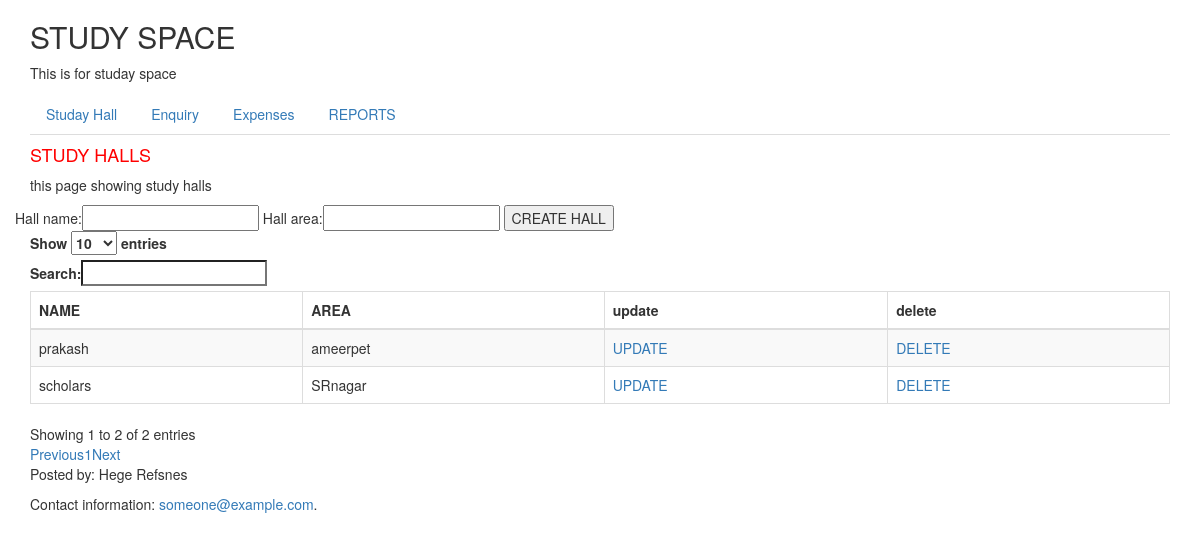
Page /studyhalls/ on the earlier database version.
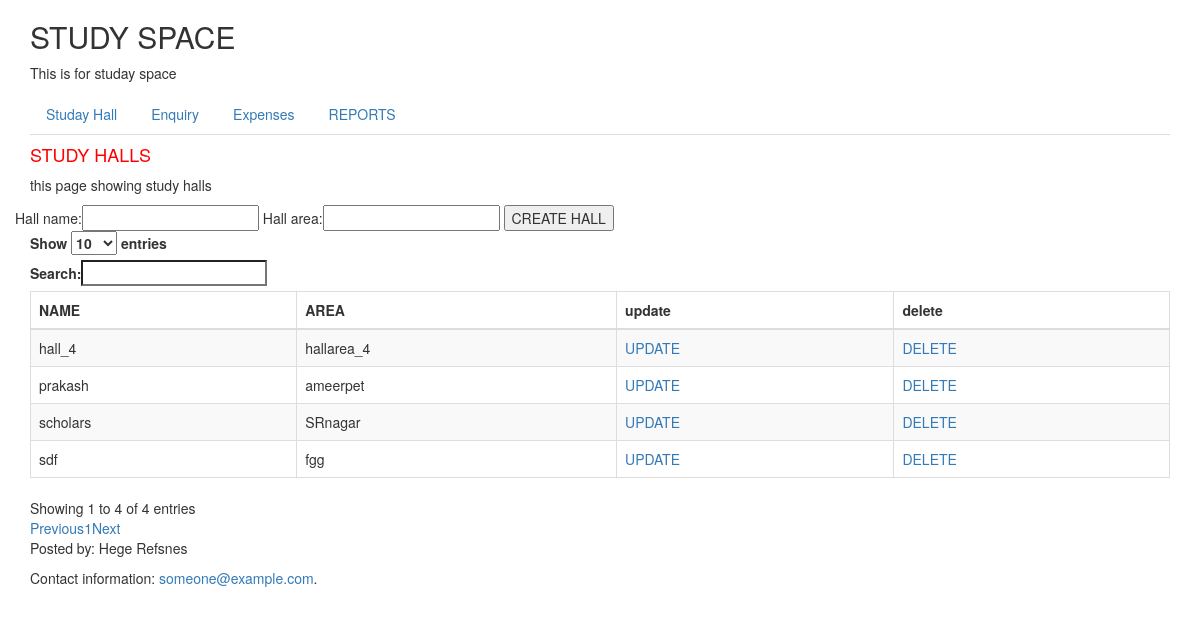
Same page on the later database version.
### app1/models.py (models this page shows)
class NameModel(models.Model):
	name = models.CharField(max_length=250, unique=True)
	class Meta:
		abstract=True

class StudyHall(NameModel):
	area = models.TextField(max_length=250)
	def __str__(self):
		return "%s|%s"%(self.name, self.area)

### app1/views.py (the view)
# urls.py: url(r'^studyhalls/', view_syudyhalls),
def view_syudyhalls(request):
	if request.method=="POST":
		data = request.POST
		hall = StudyHall(name=data.get("hall_name"),
				area=data.get("hall_area"))
		hall.save()
	studyhalls = StudyHall.objects.all()
	return render(request,"app1/studyhall.html",{"halls":studyhalls})

### app1/templates/app1/studyhall.html (shortened to what this page needs)
{% extends "app1/base.html"%}
{% block pageheader %}
STUDY HALLS
{% endblock %}
{% block content%}
      <p>this page showing study halls</p>
      <div class="row">
        <form method="post" >
          Hall name:<input type="text" name="hall_name">
          Hall area:<input type="text" name="hall_area">
          <input type="submit" name="studyhall" value="CREATE HALL">
        </form>
      </div>
      <div class="table-responsive">
        <table id="studyhall" class="table table-striped table-bordered" style="width:100%">
          <thead>
            <tr><th>NAME</th><th>AREA</th><th>update</th><th>delete</th></tr>
          </thead>
          <tbody>
              {% for hall in halls%}
              <tr>
                <td>{{ hall.name }}</td>
                <td>{{ hall.area }}</td>
                <td><a href="/hall_update/{{hall.id}}/">UPDATE</a></td>
                <td><a href="/hall_delete/{{hall.id}}/">DELETE</a></td>
              </tr>
              {% endfor %}
          </tbody>
      </table>
{% endblock %}

### app1/templates/app1/base.html (shortened to what this page needs)
<!DOCTYPE html>
<html lang="en">
<head>
  <link rel="stylesheet" href="https://maxcdn.bootstrapcdn.com/bootstrap/3.3.7/css/bootstrap.min.css">
  <link rel="stylesheet" type="text/css" href="https://maxcdn.bootstrapcdn.com/bootstrap/3.3.7/css/bootstrap.min.css">
  <link rel="stylesheet" type="text/css" href="https://cdn.datatables.net/1.10.19/css/dataTables.bootstrap.min.css">
</head>
<body>
<div class="container">
  <h2>STUDY SPACE</h2>
  <p>This is for studay space</p>
  {% block menu %}
  <ul class="nav nav-tabs">
    <li><a href="/studyhalls/">Studay Hall</a></li>
    <li><a href="#menu2">Enquiry</a></li>
    <li><a >Expenses</a></li>
    <li><a href="/reports/">REPORTS</a></li>
  </ul>
  {% endblock %}
  <h4 style="color: red">
    {% block pageheader%}{% endblock %}
  </h4>
  <div class="border border-success">
    {% block content%}{% endblock %}
  </div>
   <footer>
    <p>Posted by: Hege Refsnes</p>
    <p>Contact information: <a href="mailto:someone@example.com">
    someone@example.com</a>.</p>
  </footer>
</div>
</body>
</html>

Differences in the rows shown:
added StudyHall: name "sdf", area "fgg"
added StudyHall: name "hall_4", area "hallarea_4"
Other differences:
text written by a page script: "Show entries Search: Showing 1 to 2 of 2 entries Previous 1 Next" → "Show entries Search: Showing 1 to 4 of 4 entries Previous 1 Next"
